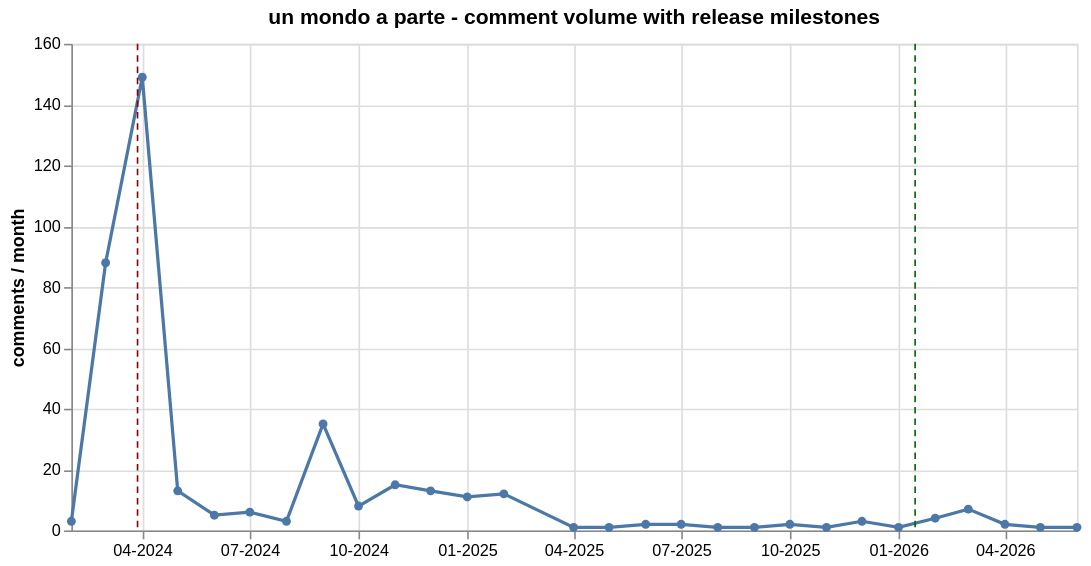

Specify this chart in Vega-Lite:
### Vega-Lite specification from a JSON file in a GitHub repository (floating-point values rounded to 4 significant figures)
{"$schema": "https://vega.github.io/schema/vega-lite/v6.1.0.json", "config": {"view": {"continuousHeight": 300, "continuousWidth": 300}}, "datasets": {"data-7ec1e99428e924dba687a288f0966d3d": [{"color": "#8B0000", "date": "2024-03-28T00:00:00", "name": "Theatrical Release (Mar 2024)", "produzione": "un mondo a parte", "series": null}, {"color": "#006400", "date": "2026-01-15T00:00:00", "name": "Streaming Release (Jan 2026)", "produzione": "un mondo a parte", "series": null}], "data-ee5ed02737ee2c1f4379382f114fd80a": [{"date": "2024-02-01T00:00:00", "month": "2024-02", "months_from_release": -1.0, "n_comments": 3, "n_detected": 0, "n_ref_lex": 0, "produzione": "un mondo a parte", "ref_rate_detected": 0.0, "ref_rate_lex": 0.0, "sim_mean": 0.7741, "tipo": "film_ita"}, {"date": "2024-03-01T00:00:00", "month": "2024-03", "months_from_release": 0.0, "n_comments": 88, "n_detected": 0, "n_ref_lex": 2, "produzione": "un mondo a parte", "ref_rate_detected": 0.0, "ref_rate_lex": 0.02273, "sim_mean": 0.7771, "tipo": "film_ita"}, {"date": "2024-04-01T00:00:00", "month": "2024-04", "months_from_release": 1.0, "n_comments": 149, "n_detected": 2, "n_ref_lex": 8, "produzione": "un mondo a parte", "ref_rate_detected": 0.01342, "ref_rate_lex": 0.05369, "sim_mean": 0.7773, "tipo": "film_ita"}, {"date": "2024-05-01T00:00:00", "month": "2024-05", "months_from_release": 2.0, "n_comments": 13, "n_detected": 0, "n_ref_lex": 2, "produzione": "un mondo a parte", "ref_rate_detected": 0.0, "ref_rate_lex": 0.1538, "sim_mean": 0.7774, "tipo": "film_ita"}, {"date": "2024-06-01T00:00:00", "month": "2024-06", "months_from_release": 3.0, "n_comments": 5, "n_detected": 0, "n_ref_lex": 1, "produzione": "un mondo a parte", "ref_rate_detected": 0.0, "ref_rate_lex": 0.2, "sim_mean": 0.769, "tipo": "film_ita"}, {"date": "2024-07-01T00:00:00", "month": "2024-07", "months_from_release": 4.0, "n_comments": 6, "n_detected": 0, "n_ref_lex": 0, "produzione": "un mondo a parte", "ref_rate_detected": 0.0, "ref_rate_lex": 0.0, "sim_mean": 0.7757, "tipo": "film_ita"}, {"date": "2024-08-01T00:00:00", "month": "2024-08", "months_from_release": 5.0, "n_comments": 3, "n_detected": 0, "n_ref_lex": 0, "produzione": "un mondo a parte", "ref_rate_detected": 0.0, "ref_rate_lex": 0.0, "sim_mean": 0.7729, "tipo": "film_ita"}, {"date": "2024-09-01T00:00:00", "month": "2024-09", "months_from_release": 6.0, "n_comments": 35, "n_detected": 0, "n_ref_lex": 2, "produzione": "un mondo a parte", "ref_rate_detected": 0.0, "ref_rate_lex": 0.05714, "sim_mean": 0.7735, "tipo": "film_ita"}, {"date": "2024-10-01T00:00:00", "month": "2024-10", "months_from_release": 7.0, "n_comments": 8, "n_detected": 0, "n_ref_lex": 2, "produzione": "un mondo a parte", "ref_rate_detected": 0.0, "ref_rate_lex": 0.25, "sim_mean": 0.7719, "tipo": "film_ita"}, {"date": "2024-11-01T00:00:00", "month": "2024-11", "months_from_release": 8.0, "n_comments": 15, "n_detected": 1, "n_ref_lex": 1, "produzione": "un mondo a parte", "ref_rate_detected": 0.06667, "ref_rate_lex": 0.06667, "sim_mean": 0.7756, "tipo": "film_ita"}, {"date": "2024-12-01T00:00:00", "month": "2024-12", "months_from_release": 9.0, "n_comments": 13, "n_detected": 1, "n_ref_lex": 1, "produzione": "un mondo a parte", "ref_rate_detected": 0.07692, "ref_rate_lex": 0.07692, "sim_mean": 0.7814, "tipo": "film_ita"}, {"date": "2025-01-01T00:00:00", "month": "2025-01", "months_from_release": 10.0, "n_comments": 11, "n_detected": 0, "n_ref_lex": 0, "produzione": "un mondo a parte", "ref_rate_detected": 0.0, "ref_rate_lex": 0.0, "sim_mean": 0.7754, "tipo": "film_ita"}, {"date": "2025-02-01T00:00:00", "month": "2025-02", "months_from_release": 11.0, "n_comments": 12, "n_detected": 0, "n_ref_lex": 0, "produzione": "un mondo a parte", "ref_rate_detected": 0.0, "ref_rate_lex": 0.0, "sim_mean": 0.773, "tipo": "film_ita"}, {"date": "2025-04-01T00:00:00", "month": "2025-04", "months_from_release": 13.0, "n_comments": 1, "n_detected": 0, "n_ref_lex": 0, "produzione": "un mondo a parte", "ref_rate_detected": 0.0, "ref_rate_lex": 0.0, "sim_mean": 0.7739, "tipo": "film_ita"}, {"date": "2025-05-01T00:00:00", "month": "2025-05", "months_from_release": 14.0, "n_comments": 1, "n_detected": 0, "n_ref_lex": 0, "produzione": "un mondo a parte", "ref_rate_detected": 0.0, "ref_rate_lex": 0.0, "sim_mean": 0.7568, "tipo": "film_ita"}, {"date": "2025-06-01T00:00:00", "month": "2025-06", "months_from_release": 15.0, "n_comments": 2, "n_detected": 0, "n_ref_lex": 0, "produzione": "un mondo a parte", "ref_rate_detected": 0.0, "ref_rate_lex": 0.0, "sim_mean": 0.7701, "tipo": "film_ita"}, {"date": "2025-07-01T00:00:00", "month": "2025-07", "months_from_release": 16.0, "n_comments": 2, "n_detected": 0, "n_ref_lex": 0, "produzione": "un mondo a parte", "ref_rate_detected": 0.0, "ref_rate_lex": 0.0, "sim_mean": 0.7717, "tipo": "film_ita"}, {"date": "2025-08-01T00:00:00", "month": "2025-08", "months_from_release": 17.0, "n_comments": 1, "n_detected": 0, "n_ref_lex": 0, "produzione": "un mondo a parte", "ref_rate_detected": 0.0, "ref_rate_lex": 0.0, "sim_mean": 0.7798, "tipo": "film_ita"}, {"date": "2025-09-01T00:00:00", "month": "2025-09", "months_from_release": 18.0, "n_comments": 1, "n_detected": 0, "n_ref_lex": 0, "produzione": "un mondo a parte", "ref_rate_detected": 0.0, "ref_rate_lex": 0.0, "sim_mean": 0.7821, "tipo": "film_ita"}, {"date": "2025-10-01T00:00:00", "month": "2025-10", "months_from_release": 19.0, "n_comments": 2, "n_detected": 0, "n_ref_lex": 0, "produzione": "un mondo a parte", "ref_rate_detected": 0.0, "ref_rate_lex": 0.0, "sim_mean": 0.7734, "tipo": "film_ita"}, {"date": "2025-11-01T00:00:00", "month": "2025-11", "months_from_release": 20.0, "n_comments": 1, "n_detected": 0, "n_ref_lex": 0, "produzione": "un mondo a parte", "ref_rate_detected": 0.0, "ref_rate_lex": 0.0, "sim_mean": 0.7838, "tipo": "film_ita"}, {"date": "2025-12-01T00:00:00", "month": "2025-12", "months_from_release": 21.0, "n_comments": 3, "n_detected": 0, "n_ref_lex": 0, "produzione": "un mondo a parte", "ref_rate_detected": 0.0, "ref_rate_lex": 0.0, "sim_mean": 0.7782, "tipo": "film_ita"}, {"date": "2026-01-01T00:00:00", "month": "2026-01", "months_from_release": 22.0, "n_comments": 1, "n_detected": 0, "n_ref_lex": 0, "produzione": "un mondo a parte", "ref_rate_detected": 0.0, "ref_rate_lex": 0.0, "sim_mean": 0.7681, "tipo": "film_ita"}, {"date": "2026-02-01T00:00:00", "month": "2026-02", "months_from_release": 23.0, "n_comments": 4, "n_detected": 1, "n_ref_lex": 3, "produzione": "un mondo a parte", "ref_rate_detected": 0.25, "ref_rate_lex": 0.75, "sim_mean": 0.7878, "tipo": "film_ita"}, {"date": "2026-03-01T00:00:00", "month": "2026-03", "months_from_release": 24.0, "n_comments": 7, "n_detected": 0, "n_ref_lex": 0, "produzione": "un mondo a parte", "ref_rate_detected": 0.0, "ref_rate_lex": 0.0, "sim_mean": 0.7758, "tipo": "film_ita"}, {"date": "2026-04-01T00:00:00", "month": "2026-04", "months_from_release": 25.0, "n_comments": 2, "n_detected": 0, "n_ref_lex": 0, "produzione": "un mondo a parte", "ref_rate_detected": 0.0, "ref_rate_lex": 0.0, "sim_mean": 0.7815, "tipo": "film_ita"}, {"date": "2026-05-01T00:00:00", "month": "2026-05", "months_from_release": 26.0, "n_comments": 1, "n_detected": 0, "n_ref_lex": 0, "produzione": "un mondo a parte", "ref_rate_detected": 0.0, "ref_rate_lex": 0.0, "sim_mean": 0.7898, "tipo": "film_ita"}, {"date": "2026-06-01T00:00:00", "month": "2026-06", "months_from_release": 27.0, "n_comments": 1, "n_detected": 0, "n_ref_lex": 0, "produzione": "un mondo a parte", "ref_rate_detected": 0.0, "ref_rate_lex": 0.0, "sim_mean": 0.7685, "tipo": "film_ita"}]}, "height": 300, "layer": [{"data": {"name": "data-ee5ed02737ee2c1f4379382f114fd80a"}, "encoding": {"tooltip": [{"field": "date", "format": "%m-%Y", "title": "month", "type": "temporal"}, {"field": "n_comments", "type": "quantitative"}, {"field": "ref_rate_lex", "format": ".2%", "type": "quantitative"}], "x": {"axis": {"format": "%m-%Y"}, "field": "date", "title": null, "type": "temporal"}, "y": {"field": "n_comments", "title": "comments / month", "type": "quantitative"}}, "mark": {"point": true, "type": "line"}}, {"data": {"name": "data-7ec1e99428e924dba687a288f0966d3d"}, "encoding": {"color": {"field": "color", "legend": null, "scale": null, "type": "nominal"}, "tooltip": [{"field": "name", "type": "nominal"}, {"field": "date", "format": "%m-%Y", "type": "temporal"}], "x": {"field": "date", "type": "temporal"}}, "mark": {"strokeDash": [4, 3], "type": "rule"}}], "title": "un mondo a parte - comment volume with release milestones", "width": 620}
